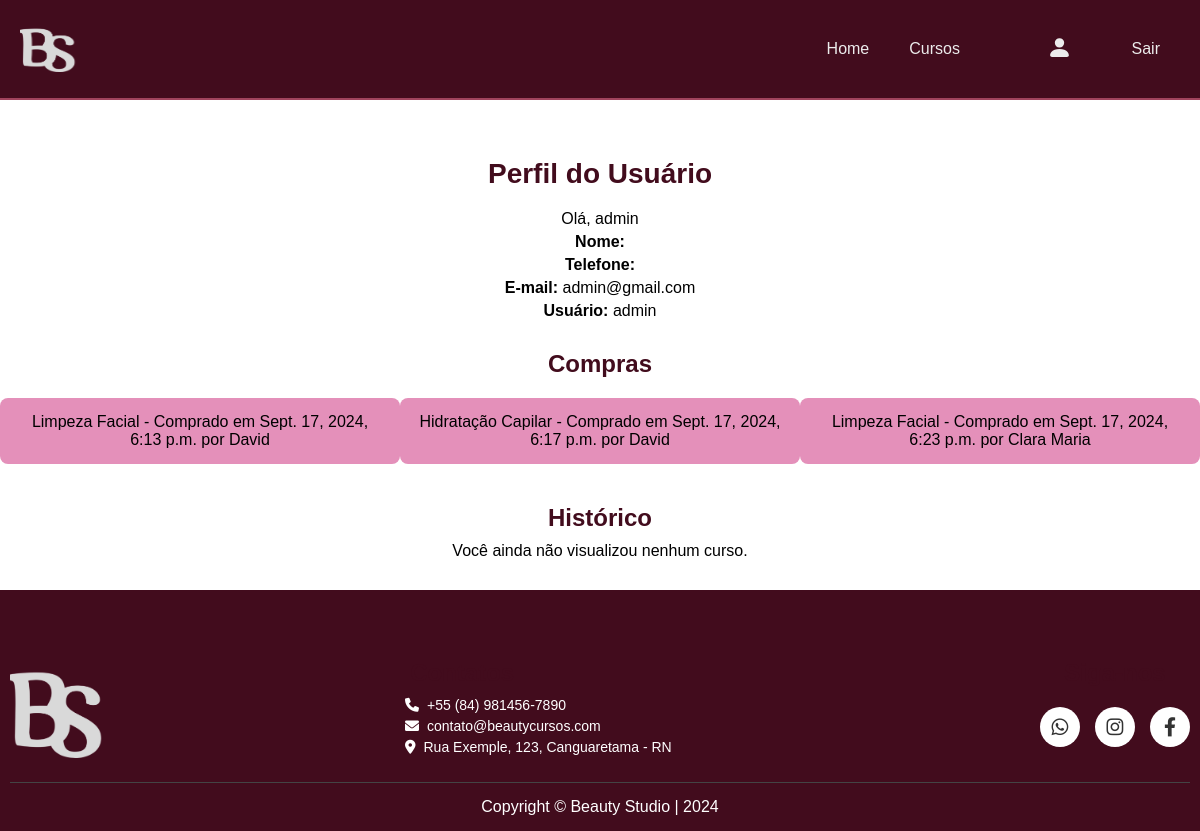
Screenshot of /perfil (signed in) with the database file from the repository.
### users/models.py (models this page shows, shortened)
class Usuario(AbstractBaseUser, PermissionsMixin):
    nome = models.CharField(max_length=100)
    telefone = models.CharField(max_length=15)
    email = models.EmailField(unique=True)
    username = models.CharField(max_length=30, unique=True)
    is_active = models.BooleanField(default=True)
    is_staff = models.BooleanField(default=False)
    is_superuser = models.BooleanField(default=False)
    objects = UsuarioManager()
    USERNAME_FIELD = 'username'
    REQUIRED_FIELDS = ['email']

### BStudios/models.py (models this page shows, shortened)
class Pedido(models.Model):
    idPedido = models.BigAutoField(primary_key=True)
    fk_idCaCursos = models.ForeignKey(CaCursos, on_delete=models.CASCADE)
    data = models.DateTimeField(auto_now_add=True)
    fk_idUsuario = models.ForeignKey('users.Usuario', on_delete=models.CASCADE)
    fk_idCurso = models.ForeignKey(Curso, on_delete=models.CASCADE)
    fk_idMetodoPagamento = models.ForeignKey(MetodoPagamento, on_delete=models.CASCADE)

class Curso(models.Model):
    idCurso = models.BigAutoField(primary_key=True)
    nome = models.CharField(max_length=100, null=False)
    image = models.ImageField(upload_to='image/curso', null=True)
    descricao = models.CharField(max_length=300, null=False)
    dataInicio = models.DateField(null=False)
    dataFim = models.DateField(null=False)
    hora_inicio = models.TimeField(null=False)
    hora_final = models.TimeField(null=False)
    dias = models.CharField(max_length=100,null=False)
    valor_cur = models.DecimalField(max_digits=10, decimal_places=2, null=False)
    fk_idCaCursos = models.ForeignKey(CaCursos, on_delete=models.CASCADE)
    fk_idFuncionario = models.ForeignKey(Funcionario, on_delete=models.CASCADE)

### BStudios/views.py (the view)
# urls.py: path('perfil', views.perfil, name='perfil'),
@login_required # Para isso acontecer, o usuario deve estar logado
def perfil(request):
    historico_ids = request.session.get('historico_cursos', [])
    cursos_historico = Curso.objects.filter(idCurso__in=historico_ids)
    user = request.user  # Obtém o usuário logado
    if  user.is_superuser:
        pedido = Pedido.objects.all()
    else:
        pedido = Pedido.objects.filter(fk_idUsuario=request.user)
    context={'pedido': pedido, 'cursos_historico':cursos_historico}
    return render(request, 'BStudios/perfil.html', context)

### BStudios/templates/BStudios/perfil.html
{% extends "BStudios/master.html" %}
{%load static %}
{% block content %}
<link rel="stylesheet" href="{% static 'css/perfil.css' %}">
<h2 class="profile-title">Perfil do Usuário</h2>
<div class="user-info">
    <p>Olá, {{user.username}}</p>
    <p><strong>Nome:</strong> {{ user.nome }}</p>
    <p><strong>Telefone:</strong> {{ user.telefone }}</p>
    <p><strong>E-mail:</strong> {{ user.email }}</p>
    <p><strong>Usuário:</strong> {{ user.username }}</p>
</div>
{% if request.user.is_superuser %}
<h2 class="section-title">Compras</h2>
{% else %}
<h2 class="section-title">Minhas Compras</h2>
{% endif %}
<ul class="purchases-list">
    {% for pedido in pedido %}
        {% if request.user.is_superuser %}
        <li>{{ pedido.fk_idCurso.nome }} - Comprado em {{ pedido.data }} por {{pedido.fk_idUsuario.nome}}</li>
        {% else %}
        <li>{{ pedido.fk_idCurso.nome }} - Comprado em {{ pedido.data }}</li>
        {% endif %}
    {% empty %}
        {% if request.user.is_superuser %}
        <li>Nenhum curso foi comprado.</li>
        {% else %}
        <li>Você ainda não comprou nenhum curso.</li>
        {% endif %}
    {% endfor %}
</ul>
<h2 class="section-title">Histórico</h2>
<ul class="history-list">
    {% for curso in cursos_historico %}
    <li class="history-item">
        <img src="{{ curso.image.url }}" alt="{{ curso.nome }}" class="course-image">
        <div class="course-info">
            <a href="{% url 'detalhes' curso.idCurso %}" class="course-link">{{ curso.nome }}</a>
            <p class="course-status">Situação: {{ curso.situacao }}</p>
        </div>
    </li>
    {% empty %}
    <li>Você ainda não visualizou nenhum curso.</li>
    {% endfor %}
</ul>
{% endblock content %}

### BStudios/static/css/master.css (style rules this page uses)
:root { --vinhoprinci: #420c1d; --vinho: #6f233f; --vinhoclaro: #a0445d; --marromleve: #cb5c64; --vinhobb: #e490ba; --vinhclaro: #eaa59f; --brancovinho: #f4dadb; --corhover: #eaa59f5b; --fontwhite: #ececec; }
* { margin: 0; padding: 0; box-sizing: border-box; font-family: Verdana, Geneva, Tahoma, sans-serif; }

### BStudios/static/css/perfil.css (style rules this page uses)
:root { --vinhoprinci: #420c1d; --vinho: #6f233f; --vinhoclaro: #a0445d; --marromleve: #cb5c64; --vinhobb: #e490ba; --vinhclaro: #eaa59f; --brancovinho: #f4dadb; --corhover: #eaa59f5b; --fontwhite: #ececec; }
h2 { color: #420c1d; }
.profile-title { font-size: 28px; margin-bottom: 20px; margin-top: 5%; }
.user-info p { font-size: 16px; margin: 5px 0; }
.section-title { font-size: 24px; margin: 30px 0 10px; }
.purchases-list { width: 100%; display: flex; align-items: center; justify-content: center; }
.purchases-list, .history-list { list-style-type: none; padding: 0; margin-bottom: 30px; }
.purchases-list li, .history-item { background-color: #e490ba; width: 50%; margin: 10px 0; padding: 15px; border-radius: 8px; display: flex; justify-content: center; align-items: center; }
.purchases-list li { font-size: 16px; }

### rows the page displays
Usuario: username "admin", email "admin@gmail.com"
Pedido: fk_idCurso.nome "Limpeza Facial", data "Sept. 17, 2024, 6:13 p.m.", fk_idUsuario.nome "David"
Pedido: fk_idCurso.nome "Hidratação Capilar", data "Sept. 17, 2024, 6:17 p.m.", fk_idUsuario.nome "David"
Pedido: fk_idCurso.nome "Limpeza Facial", data "Sept. 17, 2024, 6:23 p.m.", fk_idUsuario.nome "Clara Maria"
